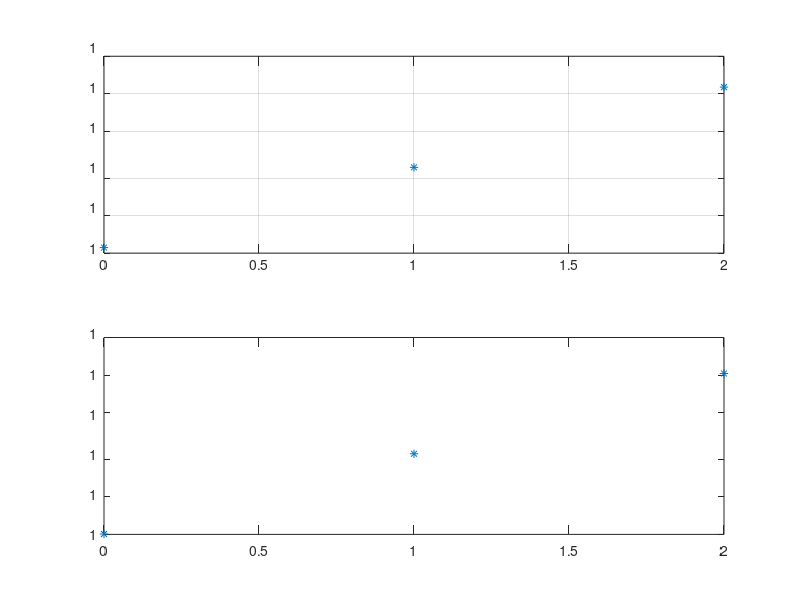

MATLAB code for this plot: (Note: this script raises an error after producing the figure.)
figure(1)

subplot(2,1,1)
    y = [1,1.000001,1.000002];
    plot([0,1,2],y,'*');
    grid on;
subplot(2,1,2)
    plot([0,1,2],y,'*')
    adjust_yticks()
    grid on;

    
figure(2)
subplot(2,1,1)
    y = [-1,-1.000001,-1.000002];
    plot([0,1,2],y,'*');
    grid on;
subplot(2,1,2)
    plot([0,1,2],y,'*')
    adjust_yticks()
    grid on;

figure(3)
subplot(2,1,1)
    y = [-0.000001, 0,0.000001];
    plot([0,1,2],y,'*');
    grid on;
subplot(2,1,2)
    plot([0,1,2],y,'*')
    adjust_yticks()
    grid on;

figure(4)
subplot(2,1,1)
    y = [-1,-1.000001,-1.000002];
    plot([0,1,2],y,'*');
    grid on;
subplot(2,1,2)
    plot([0,1,2],y,'*')
    adjust_yticks()
    grid on;

figure(5)
subplot(2,1,1)
    y = [-0.000001, 0,0.000001];
    plot([0,1,2],y,'*');
    grid on;
    set(gca,'YLim',[1,1+40e-7])    
subplot(2,1,2)
    plot([0,1,2],y,'*')
    grid on;
    adjust_yticks()
    set(gca,'YLim',[1,1+40e-7])
    
    